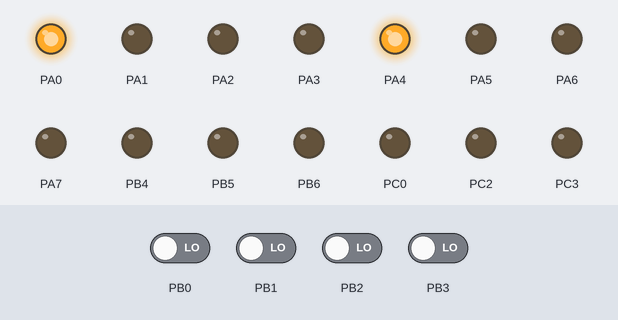
A program run on a simulated ATmega32, built with avr-gcc and emulated at 1 MHz. Parts: output pins drawn as LEDs (lit = HIGH). The test bench sets the inputs (shaded band); at power-on: PB0–3 LOW.

Above: at 1.2 s.
1.3 s: PB0 driven HIGH
At 1.8 s:
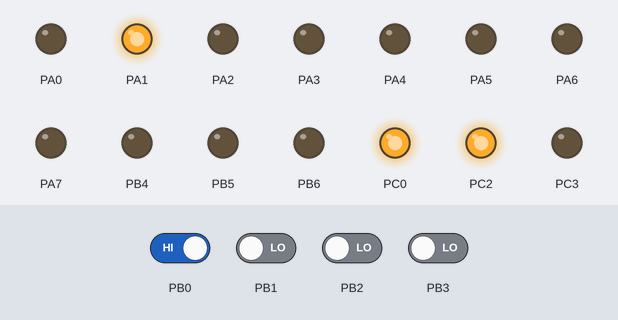
2.8 s: PB1 driven HIGH
At 4.0 s:
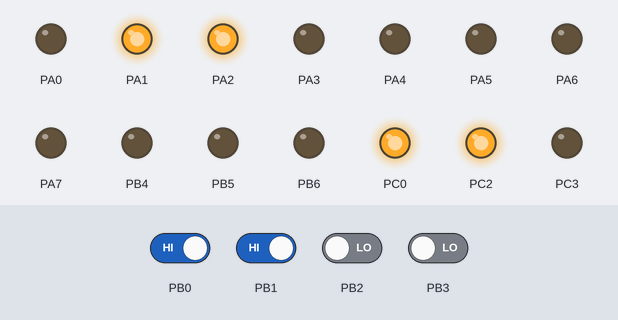
4.3 s: PB2 driven HIGH
At 5.3 s:
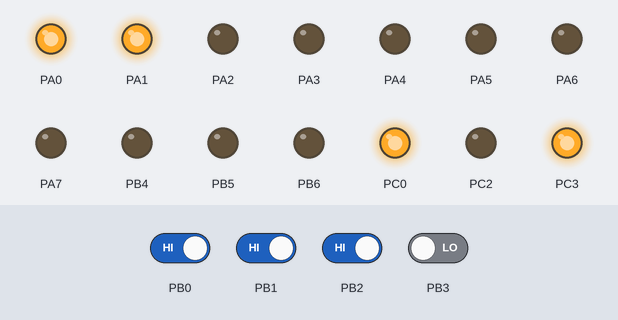
5.8 s: PB3 driven HIGH
At 6.4 s:
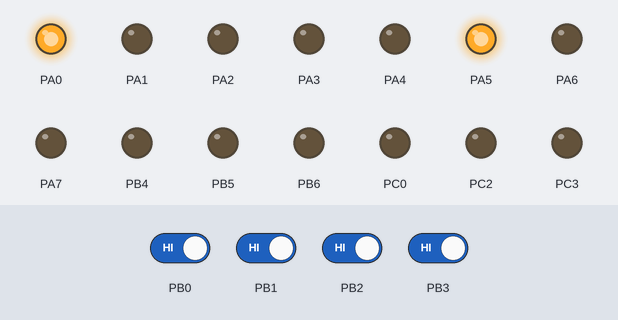
7.3 s: PB0 driven LOW
At 7.6 s:
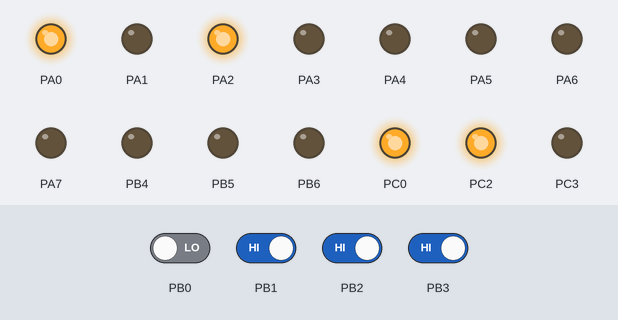
8.8 s: PB1 driven LOW
At 9.9 s:
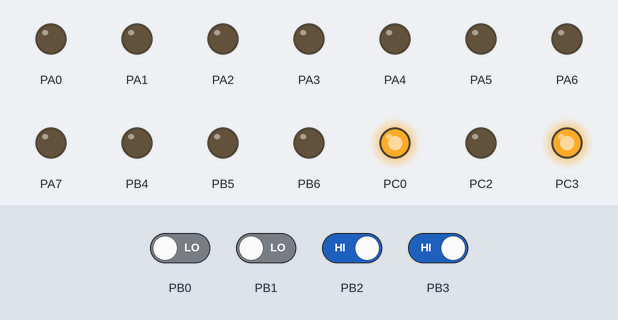
Timing chart, 0 to 11.3 s (numbered marks = the images above; inputs shaded):
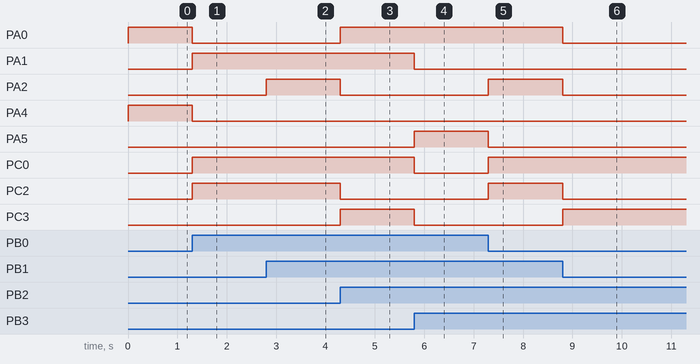

Measured:
- after the input at 1.3 s, PA0, PA4: HIGH → LOW at once; PA1, PC0, PC2: LOW → HIGH at once
- after the input at 2.8 s, PA2: LOW → HIGH at once
- after the input at 4.3 s, PA0, PC3: LOW → HIGH at once; PA2, PC2: HIGH → LOW at once
- after the input at 5.8 s, PA1, PC0, PC3: HIGH → LOW at once; PA5: LOW → HIGH at once
- after the input at 7.3 s, PA2, PC0, PC2: LOW → HIGH at once; PA5: HIGH → LOW at once
- after the input at 8.8 s, PA0, PA2, PC2: HIGH → LOW at once; PC3: LOW → HIGH at once

The program:

main.cpp
```cpp
/*
 * Control.cpp
 *
 * Created: 12/02/2023 1:59:26 PM
 * Author : afschy
 */

#define F_CPU 1000000UL
#include <avr/io.h>
#include <util/delay.h>

// alu_op: add = 0, sub = 1, and = 2, or = 3, nor = 4, shift_left = 5, shift_right = 6
// reg_dst, alu_src, mem_to_reg, reg_write, mem_read, mem_write, branch_eq, branch_neq, jump, alu_op[3]
uint16_t control_rom[16] = {
	0b000000010001,		// bneq
	0b010100000010,		// andi
	0b000000001000,		// j
	0b010100000110,		// srl
	0b011110000000,		// lw
	0b010100000011,		// ori
	0b100100000100,		// nor
	0b100100000011,		// or
	0b010100000000,		// addi
	0b010100000001,		// subi
	0b100100000001,		// sub
	0b010001000000,		// sw
	0b100100000000,		// add
	0b100100000010,		// and
	0b010100000101,		// sll
	0b000000100001		// beq
};

int main(void)
{
	MCUCSR = (1<<JTD);  MCUCSR = (1<<JTD);

	DDRB = 0xF0; // B[3:0] - Opcode Input

	// Control Unit Bits : C[3:0]A[7:0]
	// C[reg_dst[1], alu_src[1], mem_to_reg[1], reg_write[1]] A[mem_read[1], mem_write[1], branch_eq[1], branch_neq[1], jump[1], alu_op[3]]
	DDRA = 0xFF;
	DDRC = 0xFF;

	uint8_t opcode = ~0;

	while (1)
	{
		if (opcode != (0x0F & PINB)){
			opcode = (0x0F & PINB);
			PORTA = control_rom[opcode];
			PORTC = (control_rom[opcode] >> 8);
			_delay_ms(50);
		}
	}
}
```
